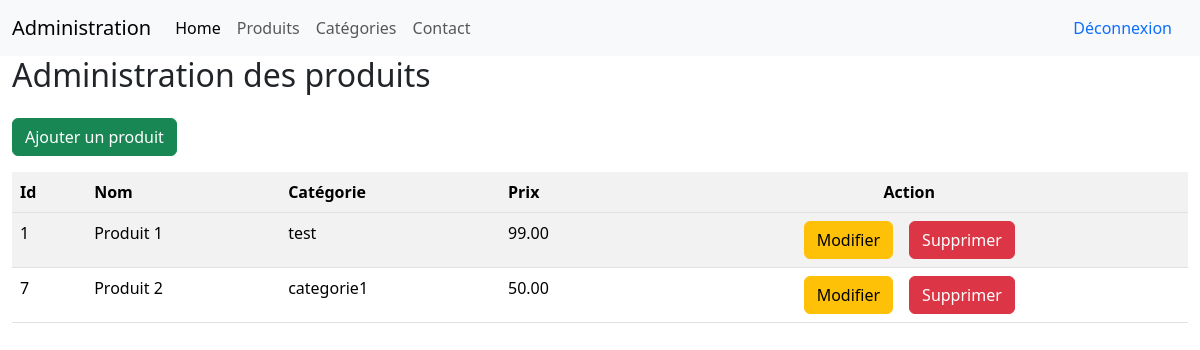
/admin/products.php (signed in), run on an earlier commit of the app's database.
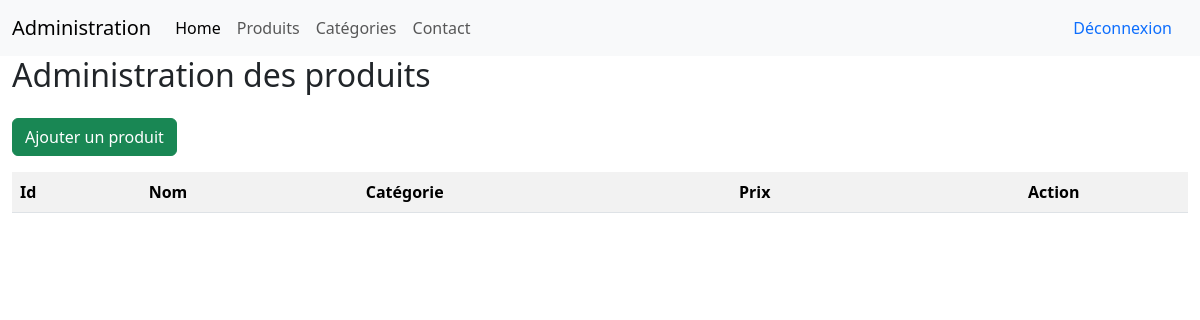
And on a later commit of the database.
### tables this page shows
CREATE TABLE IF NOT EXISTS `products` (
  `id` int NOT NULL AUTO_INCREMENT,
  `nom` varchar(255) NOT NULL,
  `categorie` int NOT NULL,
  `fichier` varchar(255) NOT NULL,
  `description` text NOT NULL,
  `date` date NOT NULL,
  `prix` decimal(6,2) NOT NULL,
  PRIMARY KEY (`id`),
  KEY `categorie` (`categorie`)
);

### admin/products.php (the view, shortened to what this page needs)
<?php
    require "../connexion.php";
?>
<!DOCTYPE html>
<html lang="en">
<head>
    <link href="https://cdn.jsdelivr.net/npm/bootstrap@5.3.3/dist/css/bootstrap.min.css" rel="stylesheet">
</head>
<body>
    <?php
        include("partials/header.php");
    ?>
    <div class="container-fluid">
        <h2>Administration des produits</h2>
        <a href="addProduct.php" class="btn btn-success my-3">Ajouter un produit</a>
        <table class="table table-striped">
            <tr>
                <th>Id</th>
                <th>Nom</th>
                <th>Catégorie</th>
                <th>Prix</th>
                <th class="text-center">Action</th>
            </tr>
            <tr>
                <?php
                    $req = $bdd->query("SELECT * FROM products");
                    while($don = $req->fetch())
                    {
                        echo "<tr>";
                            echo "<td>".$don['id']."</td>";
                            echo "<td>".$don['nom']."</td>";
                            echo "<td>".$don['categorie']."</td>";
                            echo "<td>".$don['prix']."</td>";
                            echo "<td class='text-center'>";
                                echo "<a href='updateProduct.php?id=".$don['id']."' class='btn btn-warning mx-2'>Modifier</a>";
                                echo "<a href='products.php?delete=".$don['id']."' class='btn btn-danger mx-2'>Supprimer</a>";
                            echo "</td>";
                        echo "</tr>";
                    }
                ?>
            </tr>
        </table>
    </div>
</body>
</html>

### admin/partials/header.php (shortened to what this page needs)
<nav class="navbar navbar-expand-lg bg-body-tertiary">
  <div class="container-fluid">
    <a class="navbar-brand" href="../index.php">Administration</a>
    <div class="collapse navbar-collapse" id="navbarNav">
      <ul class="navbar-nav">
        <li class="nav-item">
          <a class="nav-link active" aria-current="page" href="#">Home</a>
        </li>
        <li class="nav-item">
          <a class="nav-link" href="products.php">Produits</a>
        </li>
        <li class="nav-item">
          <a class="nav-link" href="categories.php">Catégories</a>
        </li>
        <li class="nav-item">
          <a class="nav-link" href="contact.php">Contact</a>
        </li>
    </ul>
    <ul class='ms-auto nav'>
        <li class="nav-item">
          <a class="nav-link" href="dashboard.php?deco=ok">Déconnexion</a>
        </li>
      </ul>
    </div>
  </div>
</nav>

What changed in the data, as far as the page shows it:
removed products: id "1", nom "Produit 1", categorie "test", prix "99.00"
removed products: id "7", nom "Produit 2", categorie "categorie1", prix "50.00"
